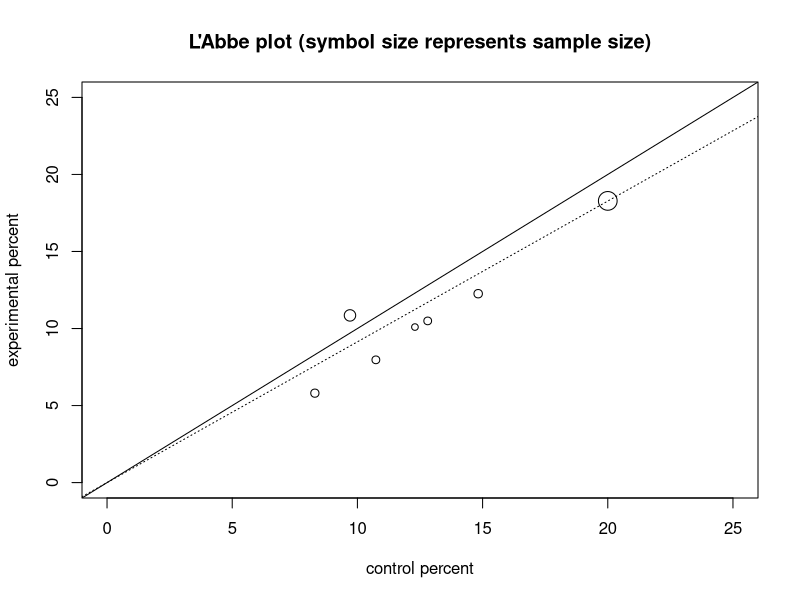
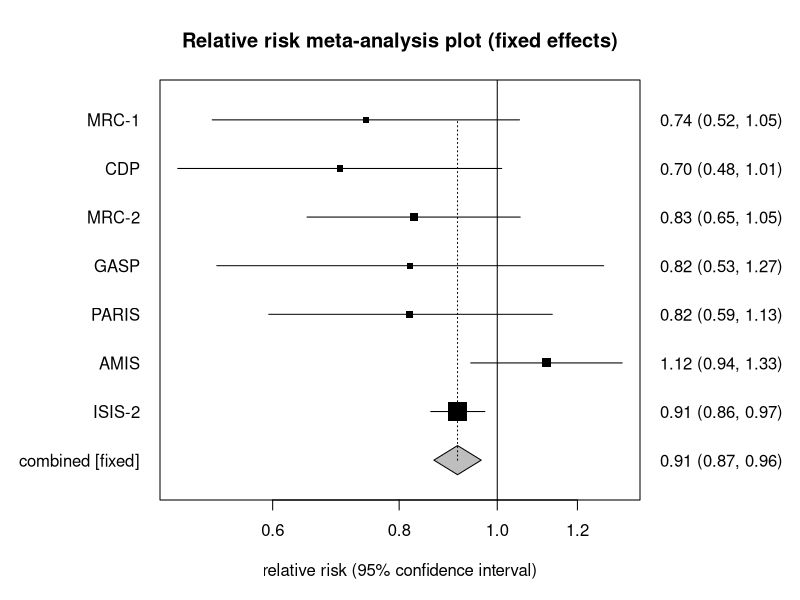
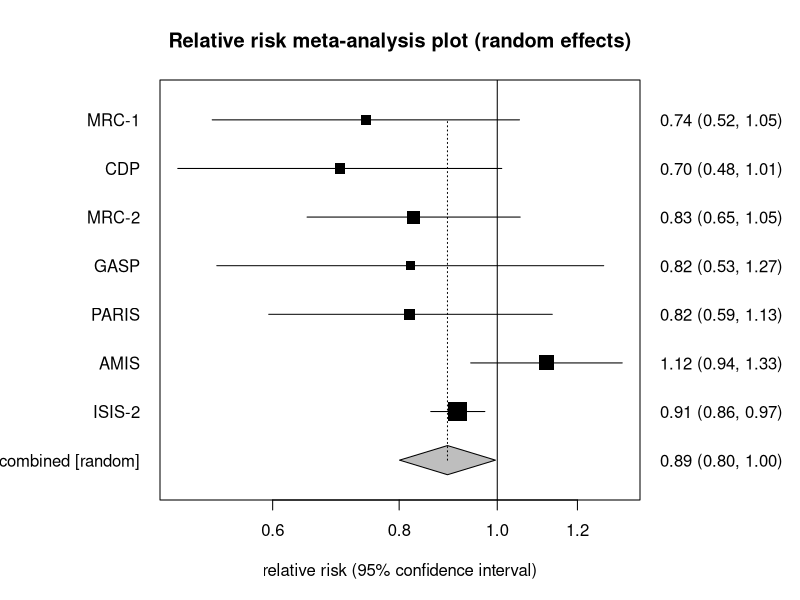

Here is the R script that generated these plots, in order:
# Relative risk meta-analysis: the StatsDirect help example (Fleiss and Gross 1991,
# deaths after myocardial infarction in seven placebo-controlled trials of aspirin;
# the test workbook's Meta-analysis worksheet columns A to E) in R
study <- c("MRC-1", "CDP", "MRC-2", "GASP", "PARIS", "AMIS", "ISIS-2")
exposed_total <- c(615, 758, 832, 317, 810, 2267, 8587)
exposed_cases <- c(49, 44, 102, 32, 85, 246, 1570)
control_total <- c(624, 771, 850, 309, 406, 2257, 8600)
control_cases <- c(67, 64, 126, 38, 52, 219, 1720)

# Each study's fourfold table in the report's order: a = exposed cases, b = control
# cases, cx = exposed non-cases and d = control non-cases (cx, because c is R's
# function for making a vector)
a <- exposed_cases
b <- control_cases
cx <- exposed_total - exposed_cases
d <- control_total - control_cases
n <- a + b + cx + d
k <- length(a)
z <- qnorm(0.975)
six <- function(x) formatC(x, digits = 6, format = "f", drop0trailing = TRUE)
one <- function(x) formatC(x, digits = 1, format = "f", drop0trailing = TRUE)
pv <- function(p) {
  if (p < 0.0001) "P < 0.0001" else
    paste("P =", formatC(p, digits = 4, format = "f", drop0trailing = TRUE))
}

# Base R has no meta-analysis function, so the report is built from the formulae.
# The relative risk of each study, with Koopman's (1984) likelihood score interval:
# at a trial value of the ratio the two risks are estimated under the constraint
# that they stand in that ratio (the root of a quadratic in the control risk), and
# the limits are the ratios at which the score statistic for the exposed count
# reaches plus and minus the normal deviate. This holds when every cell is filled;
# the program adjusts a total equal to its count by a half before solving.
rr <- (a / (a + cx)) / (b / (b + d))
koopman <- function(x1, n1, x0, n0) {
  score <- function(theta) {
    qa <- (n0 + n1) * theta
    qb <- -((x0 + n1) * theta + x1 + n0)
    qc <- x0 + x1
    p0 <- (-qb - sqrt(qb^2 - 4 * qa * qc)) / (2 * qa)
    p1 <- p0 * theta
    v <- 1 / ((1 - p0) / (n0 * p0) + (1 - p1) / (n1 * p1))
    (x1 - n1 * p1) / (1 - p1) / sqrt(v)
  }
  est <- (x1 / n1) / (x0 / n0)
  c(uniroot(function(t) score(t) - z, c(est / 100, est), tol = 1e-12)$root,
    uniroot(function(t) score(t) + z, c(est, est * 100), tol = 1e-12)$root)
}
ci <- t(mapply(koopman, a, a + cx, b, b + d))
cat("Stratum  Relative risk  95% CI (Koopman)\n")
for (i in 1:k) cat(i, six(rr[i]), six(ci[i, 1]), six(ci[i, 2]), study[i], "\n")

# Fixed effects: the Mantel-Haenszel type pooled risk ratio of Rothman and Boice,
# with the Greenland-Robins variance of its log for the interval and chi-square
w_mh <- b * (a + cx) / n
rr_mh <- sum(a * (b + d) / n) / sum(w_mh)
v_mh <- sum(((a + b) * (a + cx) * (b + d) - a * b * n) / n^2) /
  (sum(a * (b + d) / n) * sum(w_mh))
x2 <- log(rr_mh)^2 / v_mh

# Cochran's Q about the pooled log risk ratio above, each study weighted by the
# inverse of the usual variance of its log relative risk; the DerSimonian-Laird
# moment estimate of the between studies variance then inflates each variance for
# the random effects weights
lrr <- log(rr)
v_i <- 1 / a + 1 / b - 1 / (a + cx) - 1 / (b + d)
w_i <- 1 / v_i
q <- sum(w_i * (lrr - log(rr_mh))^2)
tau2 <- max(0, (q - (k - 1)) / (sum(w_i) - sum(w_i^2) / sum(w_i)))
w_dl <- 1 / (tau2 + v_i)
rr_dl <- exp(sum(w_dl * lrr) / sum(w_dl))
dl_ci <- exp(sum(w_dl * lrr) / sum(w_dl) + c(-1, 1) * z / sqrt(sum(w_dl)))
x2_dl <- sum(w_dl * lrr)^2 / sum(w_dl)

# The report's second table: the log relative risk with its variance, and each
# study's share of the fixed and random weights
cat("Stratum  Standardized effect  Variance  % Weights (fixed, random)\n")
for (i in 1:k) {
  cat(i, six(lrr[i]), six(v_i[i]), six(100 * w_mh[i] / sum(w_mh)),
      six(100 * w_dl[i] / sum(w_dl)), study[i], "\n")
}

cat("Fixed effects (Mantel-Haenszel, Rothman-Boice)\n")
cat("Pooled relative risk = ", six(rr_mh), " (95% CI = ",
    six(exp(log(rr_mh) - z * sqrt(v_mh))), " to ",
    six(exp(log(rr_mh) + z * sqrt(v_mh))), ")\n", sep = "")
cat("Chi2 (test relative risk differs from 1) =", six(x2), " (df = 1) ",
    pv(pchisq(x2, 1, lower.tail = FALSE)), "\n")

# I-squared = (Q - df) / Q, with the interval that the heterogeneity topic attributes
# to Hedges and Pigott (2001): Q is treated as non-central chi-square and its
# distribution function at the observed Q is inverted for the non-centrality parameter
# lambda, the lower limit where that probability is 0.975 (0 when even the central
# distribution gives less) and the upper where it is 0.025; each limit is converted to
# I-squared as lambda / (df + lambda)
cat("Non-combinability of studies\n")
cat("Cochran Q = ", six(q), "  (df = ", k - 1, ")  ",
    pv(pchisq(q, k - 1, lower.tail = FALSE)), "\n", sep = "")
cat("Moment-based estimate of between studies variance =", six(tau2), "\n")
i2 <- max(0, 100 * (q - (k - 1)) / q)
lambda <- function(p) {
  if (pchisq(q, k - 1) < p) 0 else
    uniroot(function(l) pchisq(q, k - 1, ncp = l) - p, c(0, 10 * q + 100),
            tol = 1e-10)$root
}
lim <- c(lambda(0.975), lambda(0.025))
cat("I2 (inconsistency) = ", one(i2), "% (95% CI = ",
    one(100 * lim[1] / (k - 1 + lim[1])), "% to ",
    one(100 * lim[2] / (k - 1 + lim[2])), "%)\n", sep = "")

cat("Random effects (DerSimonian-Laird)\n")
cat("Pooled relative risk = ", six(rr_dl), " (95% CI = ", six(dl_ci[1]), " to ",
    six(dl_ci[2]), ")\n", sep = "")
cat("Chi2 (test relative risk differs from 1) =", six(x2_dl), " (df = 1) ",
    pv(pchisq(x2_dl, 1, lower.tail = FALSE)), "\n")

# Bias indicators. Begg and Mazumdar's rank correlation is Kendall's tau between
# each study's deviation from the inverse variance pooled log relative risk,
# standardised by its variance less the pooled variance, and that variance; with
# no ties among seven studies cor.test gives the exact two sided P, and fewer than
# eleven studies give the test little power
se_i <- sqrt(v_i)
dev <- (lrr - sum(w_i * lrr) / sum(w_i)) / sqrt(v_i - 1 / sum(w_i))
kt <- cor.test(dev, v_i, method = "kendall")
cat("Bias indicators\n")
cat("Begg-Mazumdar: Kendall's tau =", six(kt$estimate), "", pv(kt$p.value),
    "(low power)\n")

# Egger's test regresses each study's standardised effect (log relative risk over
# its standard error) on its precision (one over that standard error); the bias
# is the intercept, judged by a t test on k - 2 degrees of freedom with a 90%
# interval, the level the test is conventionally reported at
egger <- function(y, x, label) {
  fit <- lm(y ~ x)
  bias <- coef(fit)[1]
  se <- sqrt(vcov(fit)[1, 1])
  t <- bias / se
  cat(label, ": bias = ", six(bias), " (90% CI = ", six(bias - qt(0.95, k - 2) * se),
      " to ", six(bias + qt(0.95, k - 2) * se), ") ",
      pv(2 * pt(-abs(t), k - 2)), "\n", sep = "")
}
egger(lrr / se_i, 1 / se_i, "Egger")

# Harbord's modification (Harbord, Egger and Sterne 2006) uses the efficient score
# for the log relative risk and its Fisher information in place of the estimate and
# its standard error, which are far less correlated than the estimate and its standard
# error when effects are large or events few
score <- (a * n - (a + b) * (a + cx)) / (cx + d)
info <- (b + d) * (a + cx) * (a + b) / (n * (cx + d))
egger(score / sqrt(info), sqrt(info), "Harbord-Egger")

# The report's L'Abbe plot: the risk in the exposed group of each study against
# the risk in its control group, the symbol growing with the study size, with the
# line of equal risks and the line of the pooled relative risk
plot(100 * b / (b + d), 100 * a / (a + cx), cex = 0.5 + 2 * sqrt(n / max(n)),
     xlim = c(0, 25), ylim = c(0, 25), xlab = "control percent",
     ylab = "experimental percent",
     main = "L'Abbe plot (symbol size represents sample size)")
abline(0, 1)
abline(0, rr_mh, lty = 3)

# The two forest plots: each study's relative risk (the symbol growing with its
# weight) with its interval on a log scale, the line of no effect at 1 and the
# pooled estimate as a diamond at the foot
forest <- function(weights, pooled, lower, upper, title, label) {
  y <- rev(seq_len(k)) + 1
  par(mar = c(5, 8, 4, 8))
  plot(rr, y, log = "x", xlim = range(ci, lower, upper), ylim = c(0.5, k + 1.5),
       pch = 15, cex = 0.5 + 2 * sqrt(weights / max(weights)), yaxt = "n", ylab = "",
       xlab = "relative risk (95% confidence interval)", main = title)
  segments(ci[, 1], y, ci[, 2], y)
  polygon(c(lower, pooled, upper, pooled), c(1, 1.3, 1, 0.7), col = "grey")
  segments(pooled, 1, pooled, k + 1, lty = 3)
  abline(v = 1)
  axis(2, at = c(y, 1), labels = c(study, label), las = 1, tick = FALSE)
  axis(4, at = c(y, 1), las = 1, tick = FALSE,
       labels = sprintf("%.2f (%.2f, %.2f)", c(rr, pooled), c(ci[, 1], lower),
                        c(ci[, 2], upper)))
}
forest(w_mh, rr_mh, exp(log(rr_mh) - z * sqrt(v_mh)), exp(log(rr_mh) + z * sqrt(v_mh)),
       "Relative risk meta-analysis plot (fixed effects)", "combined [fixed]")
forest(w_dl, rr_dl, dl_ci[1], dl_ci[2],
       "Relative risk meta-analysis plot (random effects)", "combined [random]")
